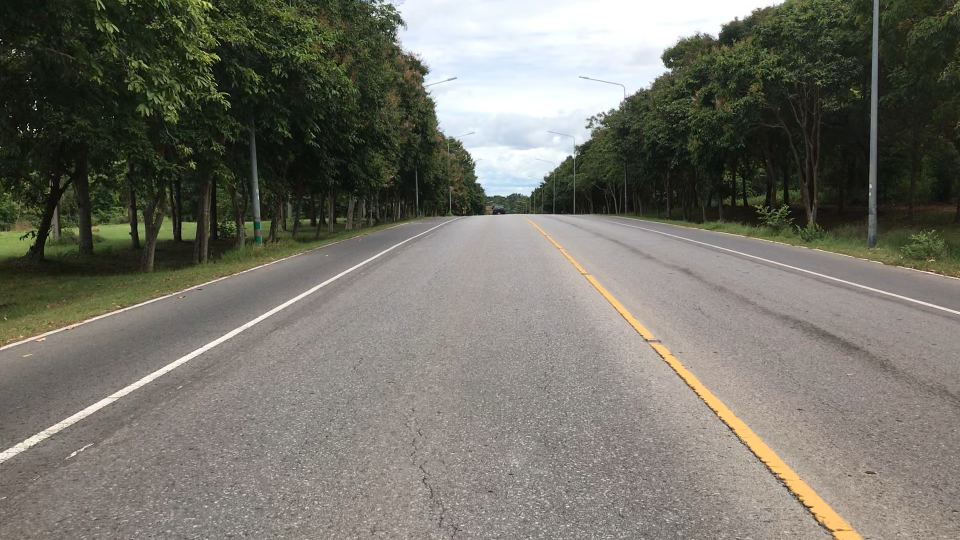
#> input picture IMG_4244.png, 1920 x 1080 px (shown at 1/2 size)
$ python testcv5.py
#> lines starting #> are read from the running program, lines starting #| are printed output that depends on the picture; after the words box and inside, x2 and y2 are one past the last pixel; in counts of white or black regions, pixels touching at a corner belong together
import matplotlib.pylab as plt
import cv2
import numpy as np
import imutils
# perspctive + line
image = cv2.imread('IMG_4244.png')
#> image is the input picture: shape (1080, 1920, 3); mean B, G, R 104.1, 113.6, 115

image = cv2.cvtColor(image, cv2.COLOR_BGR2RGB)

print(image.shape)
#| (1080, 1920, 3)
height = image.shape[0]
#> height = 1080
width = image.shape[1]
#> width = 1920

# [12 lines of commented-out code are left out]


region_of_interest_vertices = [
    (0, height),
    (width / 2, height / 3),
    (width, height)
]
#> region_of_interest_vertices = [(0, 1080), (960, 360), (1920, 1080)]

IMAGE_H = 1080
IMAGE_W = 1920

points = np.array([[0, 450], [1920, 450], [1920, 1080], [0, 1080]])
print(region_of_interest_vertices)
#| [(0, 1080), (960.0, 360.0), (1920, 1080)]

def nothing(x):
  pass

def region_of_interest(img, vertices):
    mask = np.zeros_like(img)
    match_mask_color = (255, 0, 255)
    print(match_mask_color)
    #cv2.fillPoly(mask, vertices, match_mask_color)
    cv2.fillPoly(mask, [points], match_mask_color)
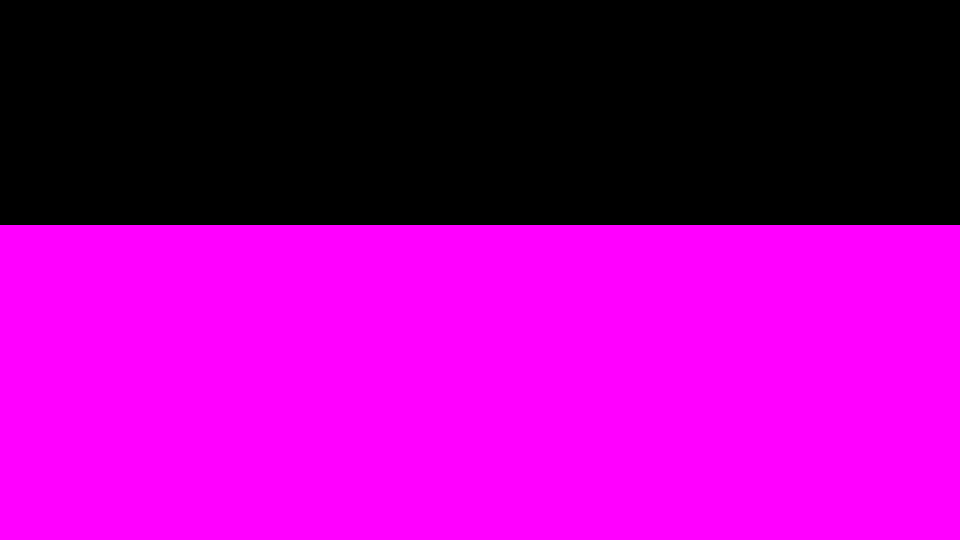
#> mask: shape (1080, 1920, 3) (shown at 1/2 size); mean of channels 0, 1, 2 148.8, 0, 148.8; drawn as B, G, R
    masked_image = cv2.bitwise_and(img, mask)
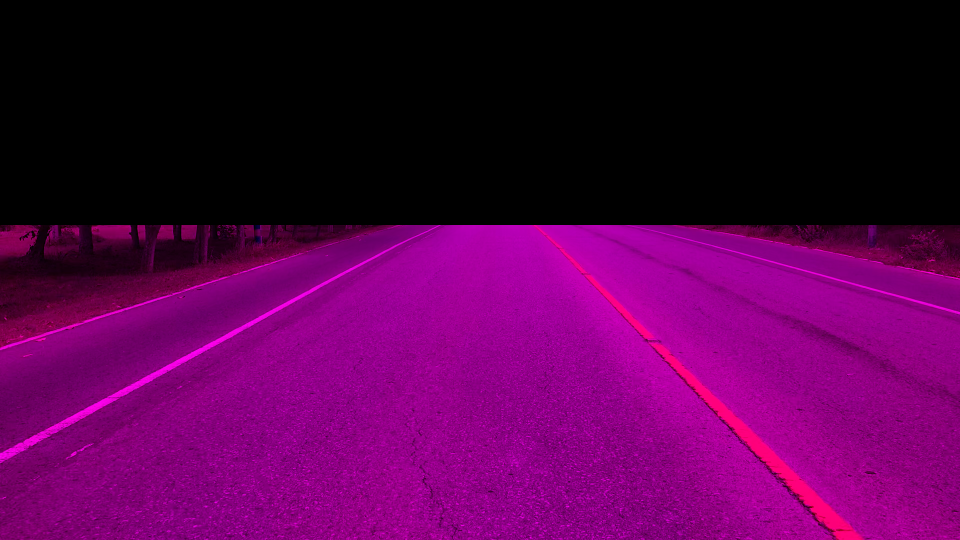
#> masked_image: shape (1080, 1920, 3) (shown at 1/2 size); mean R, G, B 82.8, 0, 73.9
    return masked_image


cropped_image = region_of_interest(image,
                                   np.array([region_of_interest_vertices], np.int32), )
gray = cv2.cvtColor(cropped_image, cv2.COLOR_BGR2GRAY)
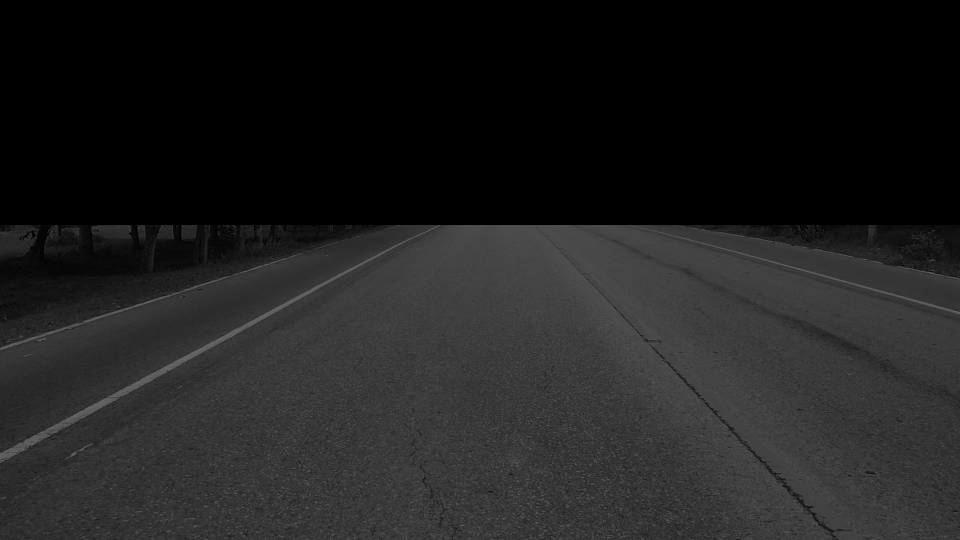
#> gray: shape (1080, 1920) (shown at 1/2 size); min 0, max 105, mean 31.6
edges = cv2.Canny(gray, 50, 150, apertureSize=3)
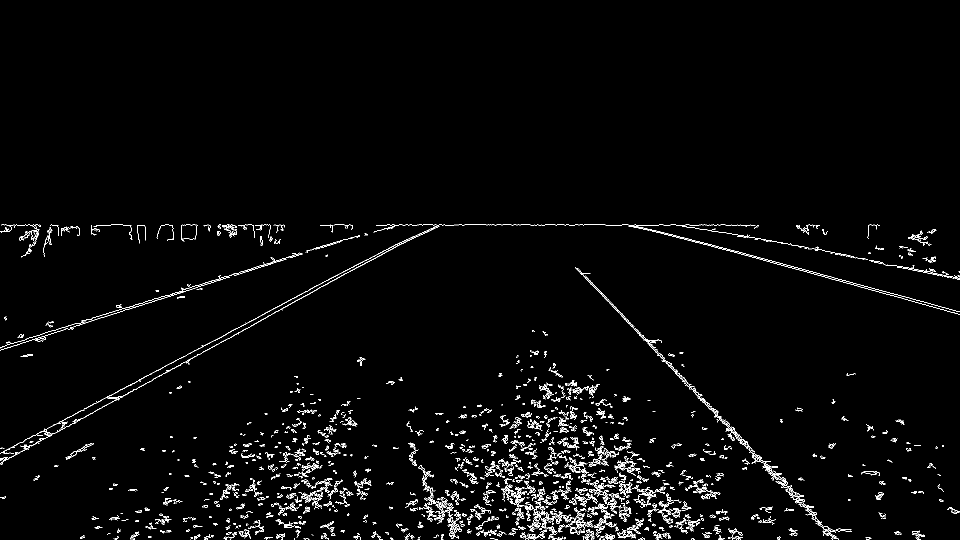
#> edges: shape (1080, 1920) (shown at 1/2 size); 2.1% white in thin lines or dots, all inside (x1, y1, x2, y2) = (0, 449, 1920, 1080)
# print(edges)
lines = cv2.HoughLinesP(edges, 1, np.pi / 180, 100, minLineLength=100, maxLineGap=10)
#> lines = 35 rows, first 6: [1352, 450, 1516, 450], [638, 569, 790, 489], [909, 449, 1137, 449], [418, 698, 744, 518], [1344, 469, 1919, 623], [278, 759, 394, 698]
# print(lines)
for line in lines:
    x1, y1, x2, y2 = line[0]
    cv2.line(image, (x1, y1), (x2, y2), (0, 255, 0), 15)
#> this loop made 35 passes
#> (x1, y1, x2, y2) on passes 1 to 12: (1352, 450, 1516, 450), (638, 569, 790, 489), (909, 449, 1137, 449), (418, 698, 744, 518), (1344, 469, 1919, 623), (278, 759, 394, 698), (1151, 535, 1298, 687), (1259, 646, 1561, 959), (307, 745, 636, 570), (165, 642, 358, 583), (1224, 612, 1338, 730), (1, 700, 271, 613)
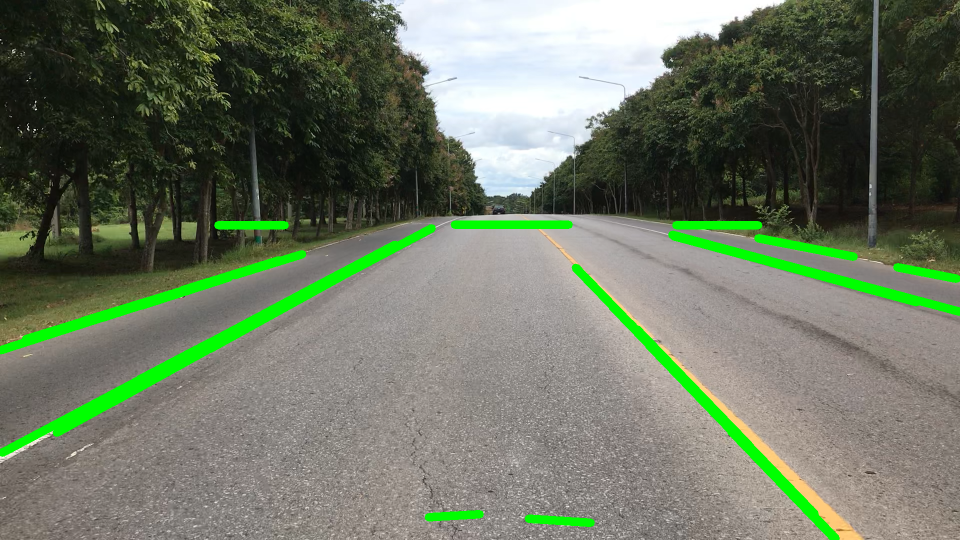
#> image: shape (1080, 1920, 3) (shown at 1/2 size); mean R, G, B 108.4, 117.9, 98.6
    # [7 lines of commented-out code are left out]
ptD = [700,500]
ptC = [1200,486]
ptA = [0,800]
ptB = [2000,966]

wi,hi = 1500,1500

pts1 = np.float32([ptD,ptC,ptA,ptB])
pts2 = np.float32([[0,0],[wi,0],[0,hi],[wi,hi]])

matrix = cv2.getPerspectiveTransform(pts1,pts2)
#> matrix = [[-0.958, -2.24, 1789], [-0.128, -4.55, 2366.3], [-0.000145, -0.00231, 1]]
result = cv2.warpPerspective(image,matrix,(wi,hi))
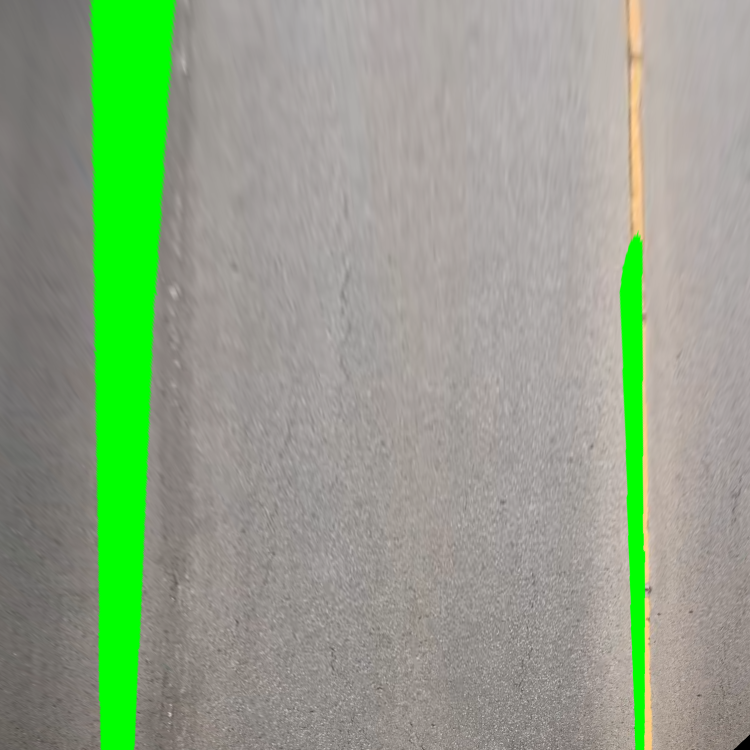
#> result: shape (1500, 1500, 3) (shown at 1/2 size); mean R, G, B 144.3, 162, 135.4


# [10 lines of commented-out code are left out]
font = cv2.FONT_HERSHEY_SIMPLEX
#> font = 0
st = 1500
cv2.line(result,(350,st),(150,st),(255,0,0),50)
cv2.line(result,(1400,st),(1200,st),(255,0,0),50)


cv2.line(result,(350,st-340),(150,st-340),(255,0,0),50)
cv2.line(result,(1400,st-340),(1200,st-340),(255,0,0),50)
cv2.putText(result, '1 M', (600,st-340), font, 5,
                  (255,0,0), 20, cv2.LINE_AA, False)

cv2.line(result,(350,st-340*2),(150,st-340*2),(255,0,0),50)
cv2.line(result,(1400,st-340*2),(1200,st-340*2),(255,0,0),50)
cv2.putText(result, '2 M', (600,st-340*2), font, 5,
                  (255,0,0), 20, cv2.LINE_AA, False)

cv2.line(result,(350,st-340*3),(150,st-340*3),(255,0,0),50)
cv2.line(result,(1400,st-340*3),(1200,st-340*3),(255,0,0),50)
cv2.putText(result, '3 M', (600,st-340*3), font, 5,
                  (255,0,0), 20, cv2.LINE_AA, False)
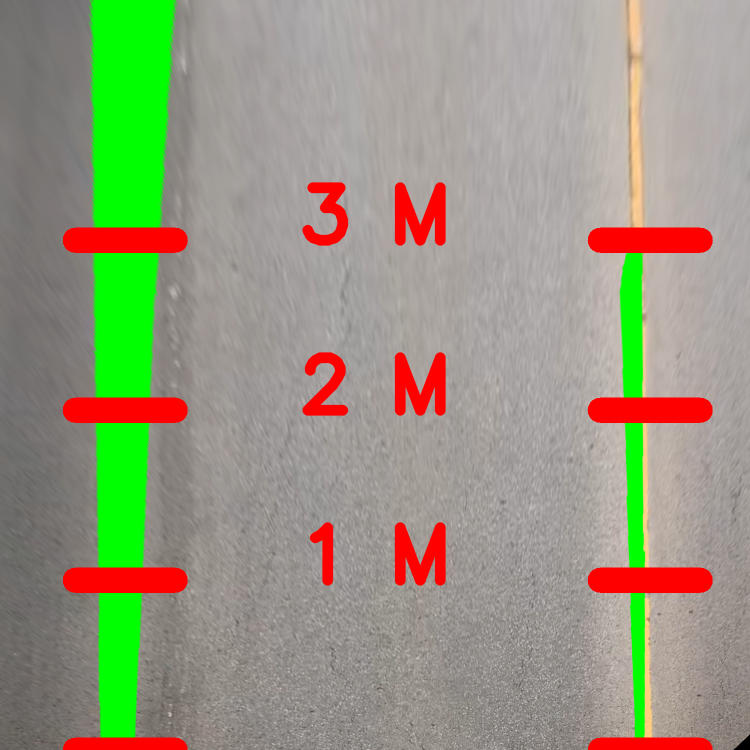
#> result: shape (1500, 1500, 3) (shown at 1/2 size); mean R, G, B 151, 152.2, 128.5
# print(np.linalg.inv(result))
plt.imshow(result)
# plt.imshow(image)
plt.show()

$ run again, with road.png copied over IMG_4244.png
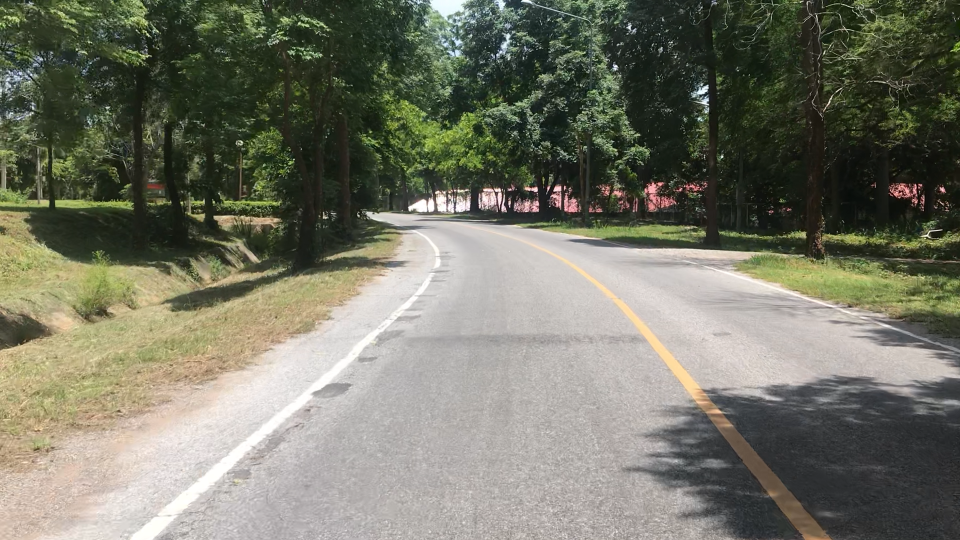
#> input picture road.png, 1920 x 1080 px (shown at 1/2 size)
#> image is the input picture: shape (1080, 1920, 3); mean B, G, R 102.9, 118, 117.2
#| (1080, 1920, 3)
#| [(0, 1080), (960.0, 360.0), (1920, 1080)]
#> `edges = cv2.Canny(gray, 50, 150, apertureSize=3)`:
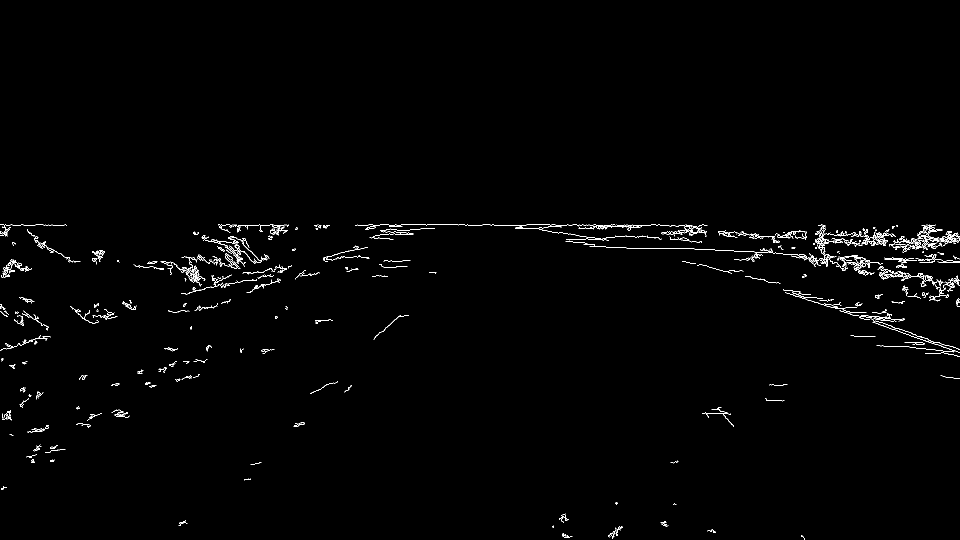
#> edges: shape (1080, 1920) (shown at 1/2 size); 0.94% white in thin lines or dots, all inside (x1, y1, x2, y2) = (0, 449, 1920, 1080)
#> lines = [[1100, 450, 1347, 450], [790, 449, 935, 449], [1370, 497, 1565, 507], [1806, 480, 1917, 482], [1626, 486, 1775, 481], [1630, 480, 1867, 492], [1778, 656, 1919, 705], [1766, 490, 1871, 496], [1786, 483, 1890, 486], [1792, 692, 1907, 704]]
#> the loop `for line in lines:` made 10 passes
#> matrix = [[-0.958, -2.24, 1789], [-0.128, -4.55, 2366.3], [-0.000145, -0.00231, 1]]
#> font = 0
#> `cv2.putText(result, '3 M', (600,st-340*3), font, 5, (255,0,0), 20, cv2..`:
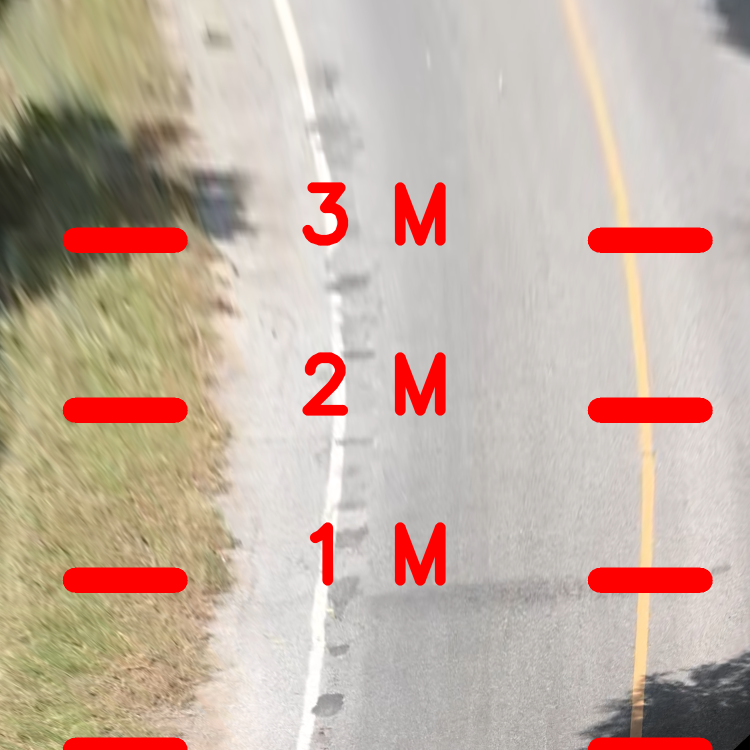
#> result: shape (1500, 1500, 3) (shown at 1/2 size); mean R, G, B 196.1, 176, 163.6
